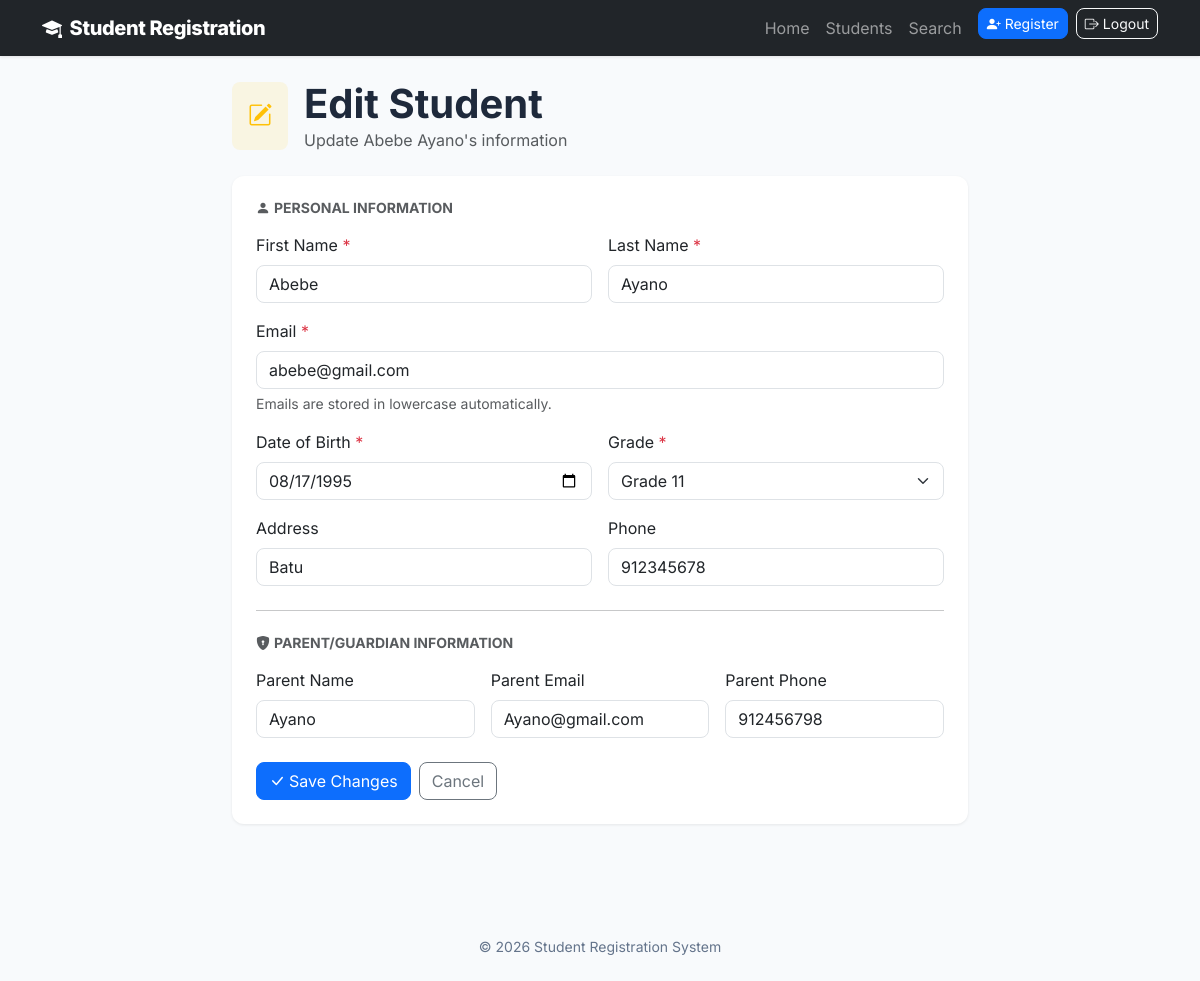
The page /students/1/edit/ (signed in) on the database its author committed.
### students/models.py (models this page shows, shortened)
class Student(models.Model):
    first_name = models.CharField(max_length=15)
    last_name = models.CharField(max_length=15)
    email = models.EmailField(unique=True)
    address = models.CharField(max_length=100)
    phone = models.CharField(max_length=10, validators=[phone_validator])
    grade = models.CharField(max_length=2, choices=GRADE_CHOICES)
    date_of_birth = models.DateField()
    is_active = models.BooleanField(default=True)
    parent_name = models.CharField(max_length=30)
    parent_email = models.EmailField(unique=True)
    parent_phone = models.CharField(max_length=10, validators=[phone_validator])
    def full_name(self):
        return f"{self.first_name} {self.last_name}"
    class Meta:
        ordering = ['last_name', 'first_name']
        verbose_name = 'Student'
        verbose_name_plural = 'Students'

### students/views.py (the view, shortened to what this page needs)
# urls.py: path('students/<int:student_id>/edit/', views.edit_student, name='edit_student'),
@admin_required  # Only staff users can access this page
def edit_student(request, student_id):
    student = get_object_or_404(Student, id=student_id)
    context = {'student': student}
    return render(request, 'edit_student.html', context)

### students/templates/edit_student.html (shortened to what this page needs)
{% extends 'base.html' %}
{% block content %}
<div class="row justify-content-center">
    <div class="col-lg-8">
        <div class="d-flex align-items-center gap-3 mb-4">
            <div class="rounded-3 bg-warning bg-opacity-10 p-3"><i class="bi bi-pencil-square fs-4 text-warning"></i></div>
            <div>
                <h1 class="fw-bold mb-0">Edit Student</h1>
                <p class="text-muted mb-0">Update {{ student.full_name }}'s information</p>
            </div>
        </div>
        <div class="card">
            <div class="card-body p-4">
                <form method="post" novalidate>
                    <h6 class="text-uppercase text-muted small fw-bold mb-3">
                        <i class="bi bi-person-fill me-1"></i>Personal Information
                    </h6>
                    <div class="row g-3 mb-2">
                        <div class="col-md-6">
                            <label class="form-label">First Name <span class="text-danger">*</span></label>
                            <input type="text" name="first_name" maxlength="15" class="form-control" value="{{ student.first_name }}" required>
                        </div>
                        <div class="col-md-6">
                            <label class="form-label">Last Name <span class="text-danger">*</span></label>
                            <input type="text" name="last_name" maxlength="15" class="form-control" value="{{ student.last_name }}" required>
                        </div>
                        <div class="col-12">
                            <label class="form-label">Email <span class="text-danger">*</span></label>
                            <input type="email" name="email" class="form-control" value="{{ student.email }}" required>
                            <div class="form-text">Emails are stored in lowercase automatically.</div>
                        </div>
                        <div class="col-md-6">
                            <label class="form-label">Date of Birth <span class="text-danger">*</span></label>
                            <input type="date" name="date_of_birth" class="form-control" value="{{ student.date_of_birth|date:'Y-m-d' }}" required>
                        </div>
                        <div class="col-md-6">
                            <label class="form-label">Grade <span class="text-danger">*</span></label>
                            <select name="grade" class="form-select" required>
                                <option value="11" {% if student.grade == '11' %}selected{% endif %}>Grade 11</option>
                            </select>
                        </div>
                        <div class="col-md-6">
                            <label class="form-label">Address</label>
                            <input type="text" name="address" class="form-control" value="{{ student.address }}">
                        </div>
                        <div class="col-md-6">
                            <label class="form-label">Phone</label>
                            <input type="tel" name="phone" maxlength="10" pattern="[0-9]{10}" title="Exactly 10 digits" class="form-control" value="{{ student.phone }}">
                        </div>
                    </div>
                    <hr class="my-4">
                    <h6 class="text-uppercase text-muted small fw-bold mb-3">
                        <i class="bi bi-shield-lock-fill me-1"></i>Parent/Guardian Information
                    </h6>
                    <div class="row g-3 mb-2">
                        <div class="col-md-4">
                            <label class="form-label">Parent Name</label>
                            <input type="text" name="parent_name" class="form-control" value="{{ student.parent_name }}">
                        </div>
                        <div class="col-md-4">
                            <label class="form-label">Parent Email</label>
                            <input type="email" name="parent_email" class="form-control" value="{{ student.parent_email }}">
                        </div>
                        <div class="col-md-4">
                            <label class="form-label">Parent Phone</label>
                            <input type="tel" name="parent_phone" maxlength="10" pattern="[0-9]{10}" title="Exactly 10 digits" class="form-control" value="{{ student.parent_phone }}">
                        </div>
                    </div>
                    <div class="d-flex gap-2 mt-4">
                        <button type="submit" class="btn btn-primary">
                            <i class="bi bi-check-lg me-1"></i>Save Changes
                        </button>
                        <a href="{% url 'students:student_detail' student.id %}" class="btn btn-outline-secondary">Cancel</a>
                    </div>
                </form>
            </div>
        </div>
    </div>
</div>
{% endblock %}

### students/templates/base.html (style rules this page uses)
:root { --primary: #0d6efd; --dark: #0f172a; }
body { font-family: 'Inter', system-ui, sans-serif; background: #f8fafc; color: #1e293b; }
.card { border: none; border-radius: .75rem; box-shadow: 0 1px 3px rgba(0,0,0,.08); }
.btn { border-radius: .5rem; }
.form-control, .form-select { border-radius: .5rem; }
a { text-decoration: none; }

### rows shown on the page
Student: full_name "Abebe Ayano", first_name "Abebe", last_name "Ayano", email "abebe@gmail.com", date_of_birth "08/17/1995", grade "Grade 11", address "Batu", phone "912345678", parent_name "Ayano", parent_email "Ayano@gmail.com", parent_phone "912456798"

### other values the page prints
{{ year|default:'2026' }} "2026"
